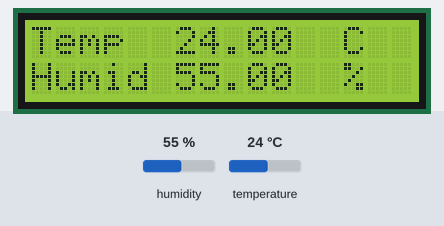
Recording of a sketch running on a simulated Arduino Uno, built with avr-gcc and run on an emulated ATmega328P. Parts: 16×2 character LCD. The inputs (shaded band) are chosen by the test bench; at power-on: humidity 55 %, temperature 24 °C.

Above: at 3.6 s.
3.7 s: humidity set to 22 %
At 7.4 s:
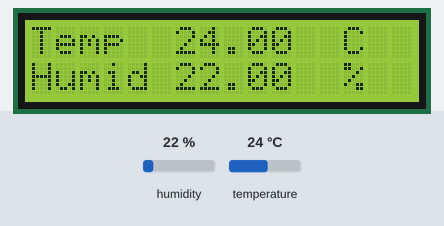
8.2 s: temperature set to 12 °C
At 9.7 s:
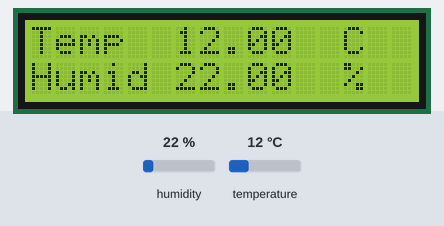
12.7 s: humidity set to 40 %
At 15.5 s:
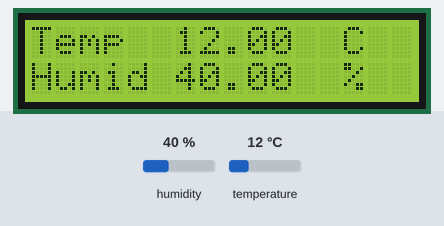
17.2 s: temperature set to 19 °C
At 19.1 s:
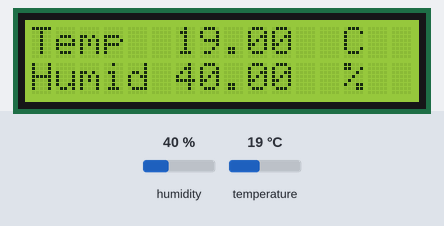
Timing chart, 0 to 20.6 s (numbered marks = the images above; inputs shaded):
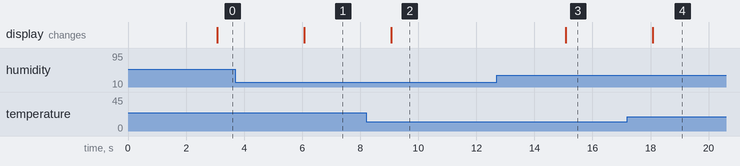

The sketch:

Display-temperature-humidity-on-the-LCD.ino
```cpp
#include <dht_nonblocking.h>
#include <LiquidCrystal.h>
#define DHT_SENSOR_TYPE DHT_TYPE_11

static const int DHT_SENSOR_PIN = 2;
static const int THERM_PIN = 0;

LiquidCrystal lcd(7, 8, 9, 10, 11, 12);
DHT_nonblocking dht_sensor { DHT_SENSOR_PIN, DHT_SENSOR_TYPE};


void setup() {
    lcd.begin(16, 2);
}

void loop() {
  float temperature;
  float humidity;

if( measure_environment( &temperature, &humidity ) == true )
  {
    lcd.clear();
    lcd.setCursor(0, 0);
    lcd.print("Temp         C  ");
    lcd.setCursor(6, 0);
    lcd.print(temperature);
    lcd.setCursor(0, 1);
    lcd.print("Humid        %  ");
    lcd.setCursor(6, 1);
    lcd.print(humidity);
    delay(2000);
  }
}

static bool measure_environment( float *temperature, float *humidity )
{
  static unsigned long measurement_timestamp = millis( );

  if( millis( ) - measurement_timestamp > 3000ul )
  {
    if( dht_sensor.measure( temperature, humidity ) == true )
    {
      measurement_timestamp = millis( );
      return( true );
    }
  }

  return( false );

}
```

Measured:
- after the input at 3.7 s, the display: changes after 2.4 s (image 1)
- after the input at 8.2 s, the display: changes after 0.87 s (image 2)
- after the input at 12.7 s, the display: changes after 2.4 s (image 3)
- after the input at 17.2 s, the display: changes after 0.88 s (image 4)
